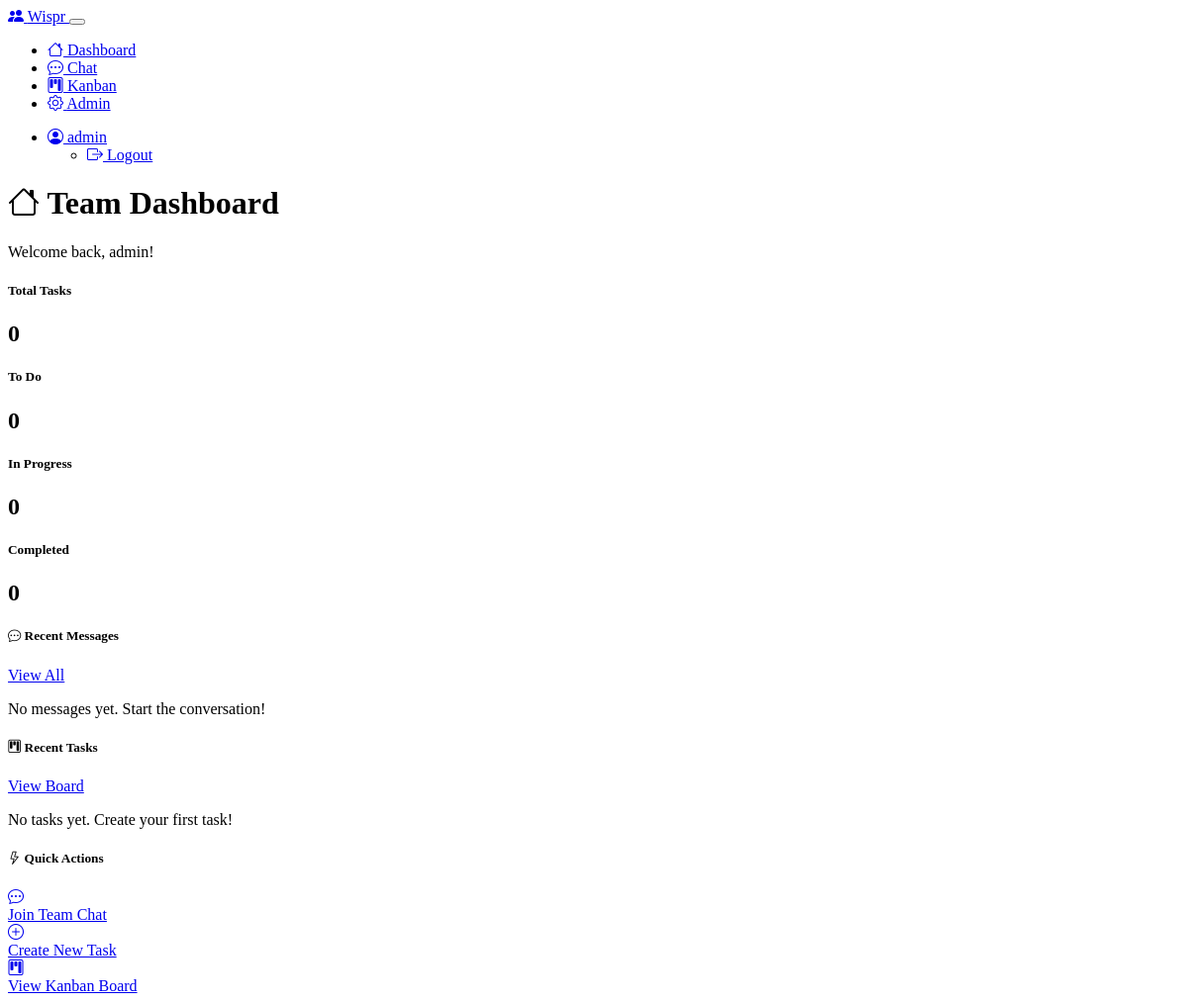
Page /dashboard (signed in) on the earlier database version.
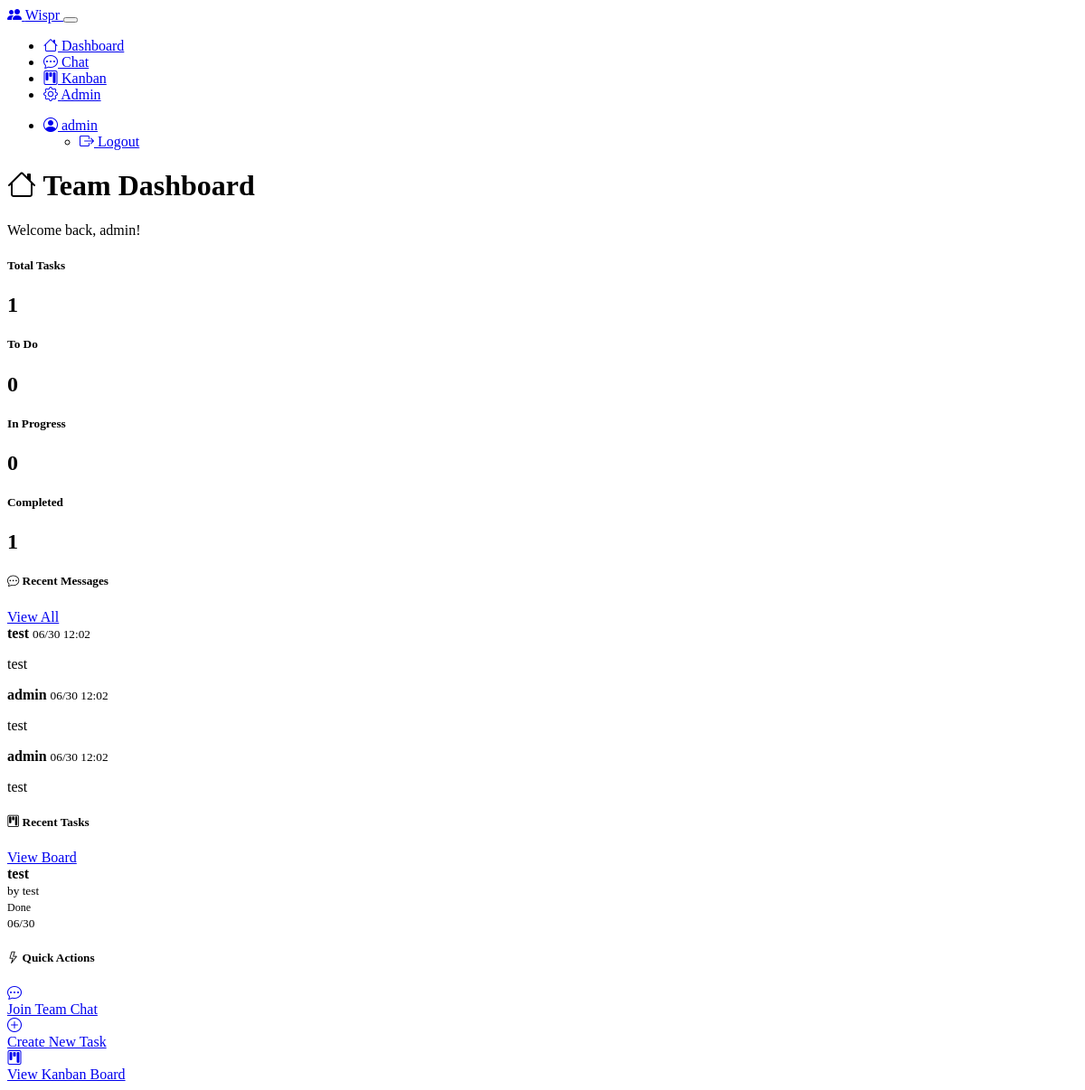
Same page on the later database version.
### models.py (models this page shows, shortened)
class User(db.Model):
    id = db.Column(db.Integer, primary_key=True)
    username = db.Column(db.String(64), unique=True, nullable=False)
    email = db.Column(db.String(120), unique=True, nullable=False)
    password_hash = db.Column(db.String(256), nullable=False)
    is_admin = db.Column(db.Boolean, default=False)
    created_at = db.Column(db.DateTime, default=datetime.utcnow)
    messages = db.relationship('ChatMessage', foreign_keys='ChatMessage.user_id', backref='author', lazy='dynamic', overlaps="sent_messages")
    tasks = db.relationship('Task', foreign_keys='Task.user_id', backref='creator', lazy='dynamic')
    assigned_tasks = db.relationship('Task', foreign_keys='Task.assigned_to', lazy='dynamic')
    sent_messages = db.relationship('ChatMessage', foreign_keys='ChatMessage.user_id', lazy='dynamic', overlaps="messages,author")
    received_messages = db.relationship('ChatMessage', foreign_keys='ChatMessage.recipient_id', backref='recipient', lazy='dynamic')

class ChatMessage(db.Model):
    id = db.Column(db.Integer, primary_key=True)
    content = db.Column(db.Text, nullable=False)
    timestamp = db.Column(db.DateTime, default=datetime.utcnow, index=True)
    user_id = db.Column(db.Integer, db.ForeignKey('user.id'), nullable=False)
    room_id = db.Column(db.Integer, db.ForeignKey('chat_room.id'), nullable=True)
    recipient_id = db.Column(db.Integer, db.ForeignKey('user.id'), nullable=True)
    is_direct_message = db.Column(db.Boolean, default=False)
    attachments = db.relationship('MessageAttachment', backref='message', lazy='dynamic', cascade='all, delete-orphan')

class Task(db.Model):
    id = db.Column(db.Integer, primary_key=True)
    title = db.Column(db.String(200), nullable=False)
    description = db.Column(db.Text)
    status = db.Column(db.String(20), default='todo')  # todo, in_progress, done
    priority = db.Column(db.String(10), default='medium')  # low, medium, high
    due_date = db.Column(db.DateTime, nullable=True)
    assigned_to = db.Column(db.Integer, db.ForeignKey('user.id'), nullable=True)
    created_at = db.Column(db.DateTime, default=datetime.utcnow)
    updated_at = db.Column(db.DateTime, default=datetime.utcnow, onupdate=datetime.utcnow)
    user_id = db.Column(db.Integer, db.ForeignKey('user.id'), nullable=False)
    assignee = db.relationship('User', foreign_keys=[assigned_to], overlaps="assigned_tasks")
    comments = db.relationship('TaskComment', backref='task', lazy='dynamic', cascade='all, delete-orphan')
    activity_logs = db.relationship('TaskActivityLog', backref='task', lazy='dynamic', cascade='all, delete-orphan')

### routes.py (the view)
@app.route('/dashboard')
@login_required
def dashboard():
    recent_messages = ChatMessage.query.order_by(
        ChatMessage.timestamp.desc()).limit(5).all()
    recent_tasks = Task.query.order_by(Task.updated_at.desc()).limit(5).all()
    total_tasks = Task.query.count()
    todo_tasks = Task.query.filter_by(status='todo').count()
    in_progress_tasks = Task.query.filter_by(status='in_progress').count()
    done_tasks = Task.query.filter_by(status='done').count()
    return render_template('dashboard.html',
                           recent_messages=recent_messages,
                           recent_tasks=recent_tasks,
                           total_tasks=total_tasks,
                           todo_tasks=todo_tasks,
                           in_progress_tasks=in_progress_tasks,
                           done_tasks=done_tasks)

### app.py (called while the page is built)
@app.context_processor
def inject_csrf_token():
    from flask_wtf.csrf import generate_csrf
    return dict(csrf_token=generate_csrf)

### routes.py (called while the page is built)
def login_required(f):
    from functools import wraps
    @wraps(f)
    def decorated_function(*args, **kwargs):
        if 'user_id' not in session:
            return redirect(url_for('login'))
        return f(*args, **kwargs)
    return decorated_function

@app.context_processor
def inject_user():
    if 'user_id' in session:
        user = User.query.get(session['user_id'])
        return dict(current_user=user)
    return dict(current_user=None)

### templates/dashboard.html (shortened to what this page needs)
{% extends "base.html" %}
{% block content %}
<div class="row">
    <div class="col-12">
        <h1><i class="bi bi-house"></i> Team Dashboard</h1>
        <p class="text-muted">Welcome back, {{ current_user.username }}!</p>
    </div>
</div>
<div class="row mb-4">
    <div class="col-md-3">
        <div class="card text-center">
            <div class="card-body">
                <h5 class="card-title text-secondary">Total Tasks</h5>
                <h2 class="text-primary">{{ total_tasks }}</h2>
            </div>
        </div>
    </div>
    <div class="col-md-3">
        <div class="card text-center">
            <div class="card-body">
                <h5 class="card-title text-secondary">To Do</h5>
                <h2 class="text-warning">{{ todo_tasks }}</h2>
            </div>
        </div>
    </div>
    <div class="col-md-3">
        <div class="card text-center">
            <div class="card-body">
                <h5 class="card-title text-secondary">In Progress</h5>
                <h2 class="text-info">{{ in_progress_tasks }}</h2>
            </div>
        </div>
    </div>
    <div class="col-md-3">
        <div class="card text-center">
            <div class="card-body">
                <h5 class="card-title text-secondary">Completed</h5>
                <h2 class="text-success">{{ done_tasks }}</h2>
            </div>
        </div>
    </div>
</div>
<div class="row">
    <div class="col-md-6">
        <div class="card">
            <div class="card-header d-flex justify-content-between align-items-center">
                <h5><i class="bi bi-chat-dots"></i> Recent Messages</h5>
                <a href="{{ url_for('chat') }}" class="btn btn-sm btn-outline-primary">View All</a>
            </div>
            <div class="card-body">
                {% if recent_messages %}
                    {% for message in recent_messages %}
                    <div class="border-bottom pb-2 mb-2">
                        <div class="d-flex justify-content-between">
                            <strong>{{ message.author.username }}</strong>
                            <small class="text-muted">{{ message.timestamp.strftime('%m/%d %H:%M') }}</small>
                        </div>
                        <p class="mb-0">{{ message.content[:100] }}{% if message.content|length > 100 %}...{% endif %}</p>
                    </div>
                    {% endfor %}
                {% else %}
                    <p class="text-muted text-center">No messages yet. Start the conversation!</p>
                {% endif %}
            </div>
        </div>
    </div>
    <div class="col-md-6">
        <div class="card">
            <div class="card-header d-flex justify-content-between align-items-center">
                <h5><i class="bi bi-kanban"></i> Recent Tasks</h5>
                <a href="{{ url_for('kanban') }}" class="btn btn-sm btn-outline-primary">View Board</a>
            </div>
            <div class="card-body">
                {% if recent_tasks %}
                    {% for task in recent_tasks %}
                    <div class="border-bottom pb-2 mb-2">
                        <div class="d-flex justify-content-between align-items-start">
                            <div>
                                <strong>{{ task.title }}</strong>
                                <br>
                                <small class="text-muted">by {{ task.creator.username }}</small>
                            </div>
                            <div class="text-end">
                                {% if task.status == 'todo' %}
                                    <span class="badge bg-warning">To Do</span>
                                {% elif task.status == 'in_progress' %}
                                    <span class="badge bg-info">In Progress</span>
                                {% else %}
                                    <span class="badge bg-success">Done</span>
                                {% endif %}
                                <br>
                                <small class="text-muted">{{ task.updated_at.strftime('%m/%d') }}</small>
                            </div>
                        </div>
                    </div>
                    {% endfor %}
                {% else %}
                    <p class="text-muted text-center">No tasks yet. Create your first task!</p>
                {% endif %}
            </div>
        </div>
    </div>
</div>
<div class="row mt-4">
    <div class="col-12">
        <div class="card">
            <div class="card-header">
                <h5><i class="bi bi-lightning"></i> Quick Actions</h5>
            </div>
            <div class="card-body">
                <div class="row">
                    <div class="col-md-4 text-center mb-3">
                        <a href="{{ url_for('chat') }}" class="btn btn-outline-primary btn-lg w-100">
                            <i class="bi bi-chat-dots"></i><br>
                            Join Team Chat
                        </a>
                    </div>
                    <div class="col-md-4 text-center mb-3">
                        <a href="{{ url_for('kanban') }}" class="btn btn-outline-success btn-lg w-100">
                            <i class="bi bi-plus-circle"></i><br>
                            Create New Task
                        </a>
                    </div>
                    <div class="col-md-4 text-center mb-3">
                        <a href="{{ url_for('kanban') }}" class="btn btn-outline-info btn-lg w-100">
                            <i class="bi bi-kanban"></i><br>
                            View Kanban Board
                        </a>
                    </div>
                </div>
            </div>
        </div>
    </div>
</div>
{% endblock %}

### templates/base.html (shortened to what this page needs)
<!DOCTYPE html>
<html lang="en" data-bs-theme="dark">
<head>
    <link href="https://cdn.replit.com/agent/bootstrap-agent-dark-theme.min.css" rel="stylesheet">
    <link href="https://cdn.jsdelivr.net/npm/bootstrap-icons@1.11.3/font/bootstrap-icons.css" rel="stylesheet">
    <link href="{{ url_for('static', filename='style.css') }}" rel="stylesheet">
</head>
<body>
    {% if current_user %}
    <nav class="navbar navbar-expand-lg navbar-dark bg-dark">
        <div class="container">
            <a class="navbar-brand" href="{{ url_for('dashboard') }}">
                <i class="bi bi-people-fill"></i> Wispr
            </a>
            <button class="navbar-toggler" type="button" data-bs-toggle="collapse" data-bs-target="#navbarNav">
            </button>
            <div class="collapse navbar-collapse" id="navbarNav">
                <ul class="navbar-nav me-auto">
                    <li class="nav-item">
                        <a class="nav-link" href="{{ url_for('dashboard') }}">
                            <i class="bi bi-house"></i> Dashboard
                        </a>
                    </li>
                    <li class="nav-item">
                        <a class="nav-link" href="{{ url_for('chat') }}">
                            <i class="bi bi-chat-dots"></i> Chat
                        </a>
                    </li>
                    <li class="nav-item">
                        <a class="nav-link" href="{{ url_for('kanban') }}">
                            <i class="bi bi-kanban"></i> Kanban
                        </a>
                    </li>
                    {% if current_user.is_admin %}
                    <li class="nav-item">
                        <a class="nav-link" href="{{ url_for('admin') }}">
                            <i class="bi bi-gear"></i> Admin
                        </a>
                    </li>
                    {% endif %}
                </ul>
                <ul class="navbar-nav">
                    <li class="nav-item dropdown">
                        <a class="nav-link dropdown-toggle" href="#" role="button" data-bs-toggle="dropdown">
                            <i class="bi bi-person-circle"></i> {{ current_user.username }}
                        </a>
                        <ul class="dropdown-menu">
                            <li><a class="dropdown-item" href="{{ url_for('logout') }}">
                                <i class="bi bi-box-arrow-right"></i> Logout
                            </a></li>
                        </ul>
                    </li>
                </ul>
            </div>
        </div>
    </nav>
    {% endif %}
    <main class="{% if current_user %}container my-4{% endif %}">
        {% block content %}{% endblock %}
    </main>
</body>
</html>

### static/style.css (style rules this page uses)
.card { transition: transform 0.2s ease-in-out; }
.badge { font-size: 0.75em; }

Differences in the rows shown:
added ChatMessage: author.username "test", timestamp "06/30 12:02", content "test"
added ChatMessage: author.username "admin", timestamp "06/30 12:02", content "test"
added ChatMessage: author.username "admin", timestamp "06/30 12:02", content "test"
added Task: title "test", creator.username "test", status "Done", updated_at "06/30"
Other differences:
{{ total_tasks }}: "0" → "1"
{{ done_tasks }}: "0" → "1"
text no longer shown: "No messages yet. Start the conversation! No tasks yet. Create your first task!"
